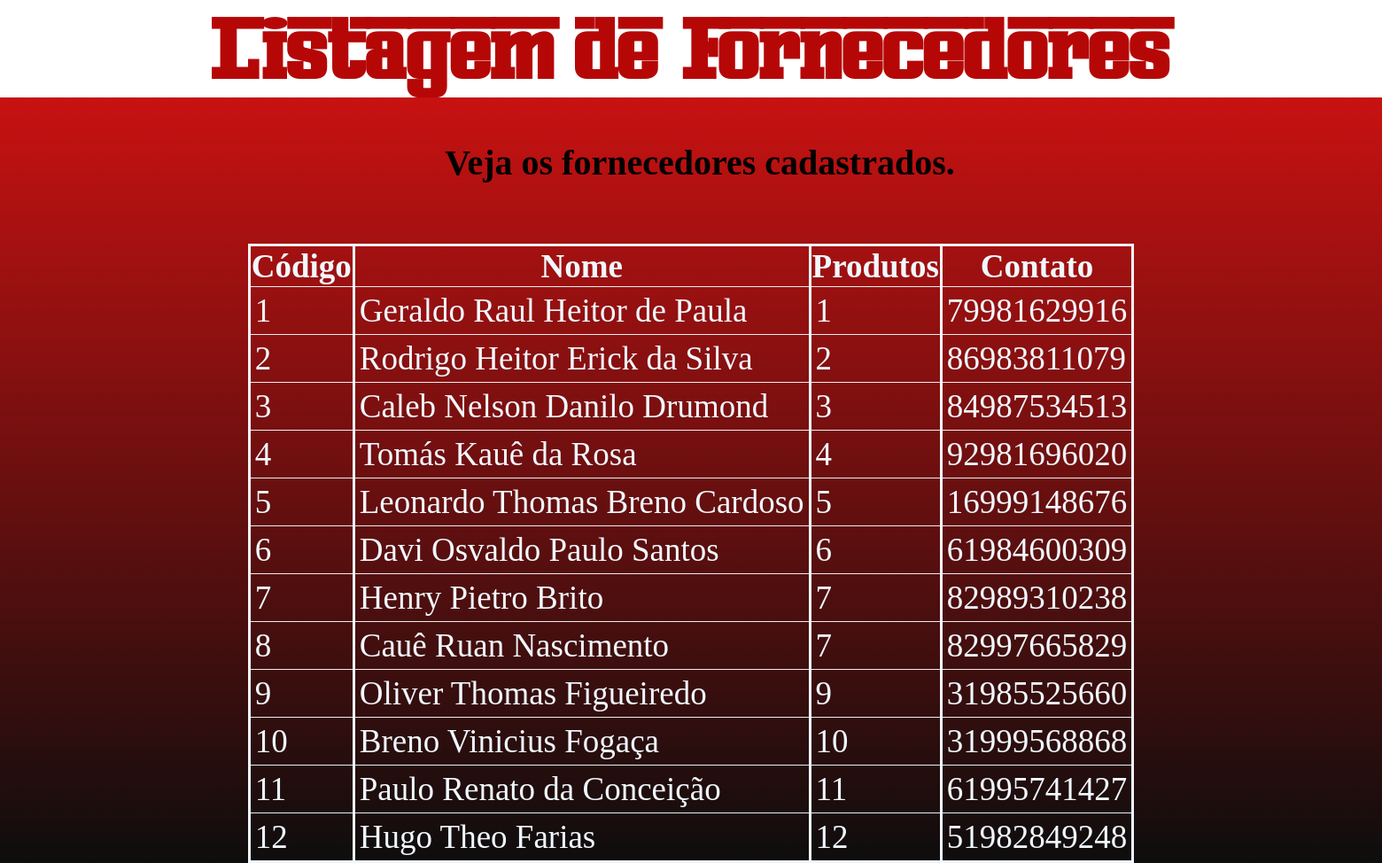
Page /visual/ListagemFornecedores.php on the committed database.
### tables this page shows
create table fornecedor(
nome varchar(100) NOT NULL,
idfornecedor int NOT NULL AUTO_INCREMENT,
produtos varchar(100) NOT NULL,
contato numeric(11) NOT NULL,
PRIMARY KEY (idfornecedor)
);

### dao/Conexao.php (called while the page is built, shortened)
<?php
class Conexao
{
    private static $dsn = 'mysql:host=localhost;dbname=oficina_mecanica;port=3306;charset=utf8';
    private static $usuario = 'root';
    private static $senha = '12345';
    private static $conexao = null;
    public static function getConexao(){
        if (Conexao::$conexao == null){
            try {
                Conexao::$conexao = new PDO(Conexao::$dsn, Conexao::$usuario, Conexao::$senha);
            } catch (PDOException $e){
                echo $e->getMessage();
            }
        }
        return Conexao::$conexao;
    }
    public static function getPreparedStatement($sql) {
        $pst = null;
        if (Conexao::getConexao() != null){
            try{
                $pst = Conexao::$conexao->prepare($sql);
            } catch(PDOException $e){
                echo $e->getMessage();
            }
        }
        return $pst;
    }
}

### dao/DaoFornecedores.php (called while the page is built, shortened)
<?php
class DaoFornecedores
{
    public function listatodos()
   {
       $pst = Conexao::getPreparedStatement('select * from fornecedor');
       $pst->execute();
       $lista = $pst->fetchAll(PDO::FETCH_ASSOC);
       return $lista;
   }
}

### visual/ListagemFornecedores.php (the view, shortened to what this page needs)
<!DOCTYPE html>
<html lang="pt-BR">
<head>
    <link rel="stylesheet" type="text/css" href="./estilo.css"><title>Fornecedores</title>
</head>
<body>
    <header>
<h1>Listagem de Fornecedores</h1>
</header>
    <p>Veja os fornecedores cadastrados.</p>
    <table border="1">
        <tr>
            <th>Código</th>
            <th>Nome</th>
            <th>Produtos</th>
            <th>Contato</th>
        </tr>
        <?php
        require_once '../dao/Conexao.php';
        require_once '../dao/DaoFornecedores.php';
        $dao = new DaoFornecedores();
        $lista = $dao->listatodos();
        foreach ($lista as $linha){
            echo '<tr>';
            echo '<td>' . $linha['idfornecedor'] . '</td>';
            echo '<td>' . $linha['nome'] . '</td>';
            echo '<td>' . $linha['produtos'] . '</td>';
            echo '<td>' . $linha['contato'] . '</td>';
        }
        ?>
    </table>
</body>
</html>

### visual/estilo.css (style rules this page uses)
* { font-size: 115%; }
body { background: rgb(255,0,0); background: linear-gradient(180deg, rgb(224, 18, 18) 0%, rgb(14, 13, 13) 100%); margin: 0%; background-repeat: no-repeat; background-attachment: fixed; }
p { font-weight: bold; font-size: 40px; font-family: 'Libre Baskerville', serif; margin-left: 20px; text-align: center; }
table { margin-left: auto; margin-right: auto; background-color: transparent; color: aliceblue; border-top: solid; border-bottom: solid; border-left: none; border-right: none; border-collapse: collapse; }
th { border-right: solid; border-left: solid; }
td { border-right: solid; border-left: none; margin: 5px; padding: 5px; }
tr { border-right: solid; border-left:solid; margin-top: none; margin-bottom: none; color: aliceblue; }
@media screen and (min-width: 1024px) { header { background-color: rgb(255, 255, 255);; margin-bottom: 50px; } }
@media screen and (min-width: 1024px) { h1 { color: #b60707; background-color: rgba(0, 0, 0, 0); width: fit-content; font-family: Ferro; text-align: center; margin: 0%; margin-left: auto; margin-right: auto; font-size: 100px; padding-top: 10px; } }

### rows in the picture
fornecedor: idfornecedor "1", nome "Geraldo Raul Heitor de Paula", produtos "1", contato "79981629916"
fornecedor: idfornecedor "2", nome "Rodrigo Heitor Erick da Silva", produtos "2", contato "86983811079"
fornecedor: idfornecedor "3", nome "Caleb Nelson Danilo Drumond", produtos "3", contato "84987534513"
fornecedor: idfornecedor "4", nome "Tomás Kauê da Rosa", produtos "4", contato "92981696020"
fornecedor: idfornecedor "5", nome "Leonardo Thomas Breno Cardoso", produtos "5", contato "16999148676"
fornecedor: idfornecedor "6", nome "Davi Osvaldo Paulo Santos", produtos "6", contato "61984600309"
fornecedor: idfornecedor "7", nome "Henry Pietro Brito", produtos "7", contato "82989310238"
fornecedor: idfornecedor "8", nome "Cauê Ruan Nascimento", produtos "7", contato "82997665829"
fornecedor: idfornecedor "9", nome "Oliver Thomas Figueiredo", produtos "9", contato "31985525660"
fornecedor: idfornecedor "10", nome "Breno Vinicius Fogaça", produtos "10", contato "31999568868"
fornecedor: idfornecedor "11", nome "Paulo Renato da Conceição", produtos "11", contato "61995741427"
fornecedor: idfornecedor "12", nome "Hugo Theo Farias", produtos "12", contato "51982849248"
